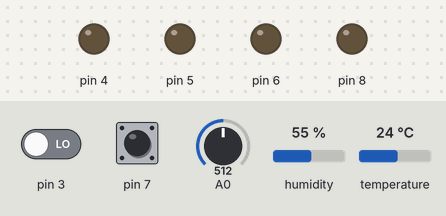
Bench run of a sketch on a simulated Arduino Uno, built with avr-gcc and run on an emulated ATmega328P. On the bench: output pins drawn as LEDs (lit = HIGH). Inputs (shaded band) come from the test bench; at power-on: humidity 55 %, pin 3 LOW, pin 7 HIGH, A0 = 512, temperature 24 °C. No MQTT or app messages arrive unless stated; what the sketch prints to the serial monitor is not drawn.

Above: at 0.1 s.
At 4.7 s:
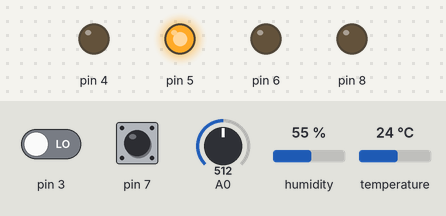
4.8 s: humidity set to 83 %
10.1 s: humidity set to 86 %
At 12.7 s:
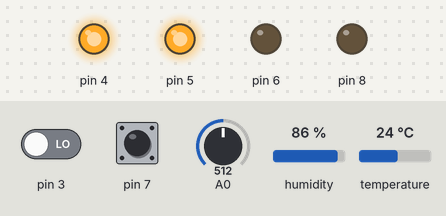
Timing chart, 0 to 14.2 s (numbered marks = the images above; inputs shaded):
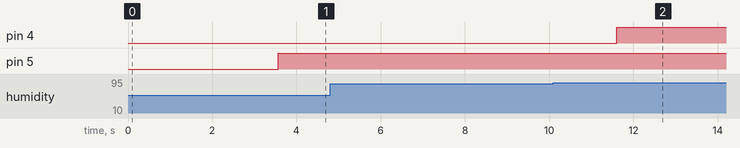

Measured:
- the behaviour switches between 84 and 85 % on humidity (found by bisection; images 1 and 2)
- after the input at 4.8 s, every drawn part: stays the same
- after the input at 10.1 s, pin 4: LOW → HIGH after 1.5 s

The sketch:

node2.ino
```cpp
//include required libraries
#include <SPI.h>         //needed for w5100 ethernet shield
#include <Ethernet.h>
#include <PubSubClient.h>
#include "SensorManager.h"
#include <DHT.h>

#include "config.h"

#include "network.h"
#include "telemetry.h"
#include "actuator.h"
#include "rpc.h"


static char sharedBuf[200];          //used by telemetry and rpc

//create object of type ethernet pubsubclient
static EthernetClient ethClient;
static PubSubClient mqttClient(ethClient);

unsigned long lastTelemetry=0;
static SensorManager  sensors;
static bool autoTriggered = false;

void setup()
{
  Serial.begin(9600);
  Serial.print("Node 2 is booting");

  // put your setup code here, to run once:

   // initilase sensor
   sensor_begin();

   sensor_init(&sensors);

   //initialise actutors
   actuators_begin();

   // coonect board to internet and mqtt

   telemetry_init(sharedBuf,sizeof(sharedBuf));
   rpc_init(&mqttClient,sharedBuf,sizeof(sharedBuf));
   mqttClient.setCallback(rpc_mqttCallback);
   network_begin(&mqttClient);

  //  digitalWrite(PIN_LED_RED,LOW);
}

void loop()
{
  // put your main code here, to run repeatedly:

//keep checking if board connected to things cloud
network_maintain();

  //read data from the sensors
SensorData data;
sensors_read(&data, &sensors);  // humidity,temp,ldr,door status,motion status

// if humidity is more than 85 % turn on the relay if relay is off

// if(data.humidity >=HUMIDITY_CRIT && !actuators_getRelayState()){
//   actuators_setRelay(true);

// }
// Auto turn ON ventilation once when humidity becomes critical
if(data.humidity >= HUMIDITY_CRIT && !autoTriggered){
    actuators_setRelay(true);
    autoTriggered = true;
}

// Reset auto trigger when humidity becomes normal
if(data.humidity < HUMIDITY_WARN){
    autoTriggered = false;
}
  //publish to the cloud
  //check network available then push data to things board
  if(network_isConnected()){
    unsigned long now=millis();
     //publish data to thingsboard every 5 sec

     if(now-lastTelemetry >=TELEMETRY_INTERVAL){  // if 5 sec is over
      lastTelemetry=now;
      telemetry_publishTelemetry(&data,actuators_getRelayState());  //converting sensor into json and publish
     }
  }


 actuators_updateStatusLEDs(network_isConnected(),data.sensorError);
 }
```
